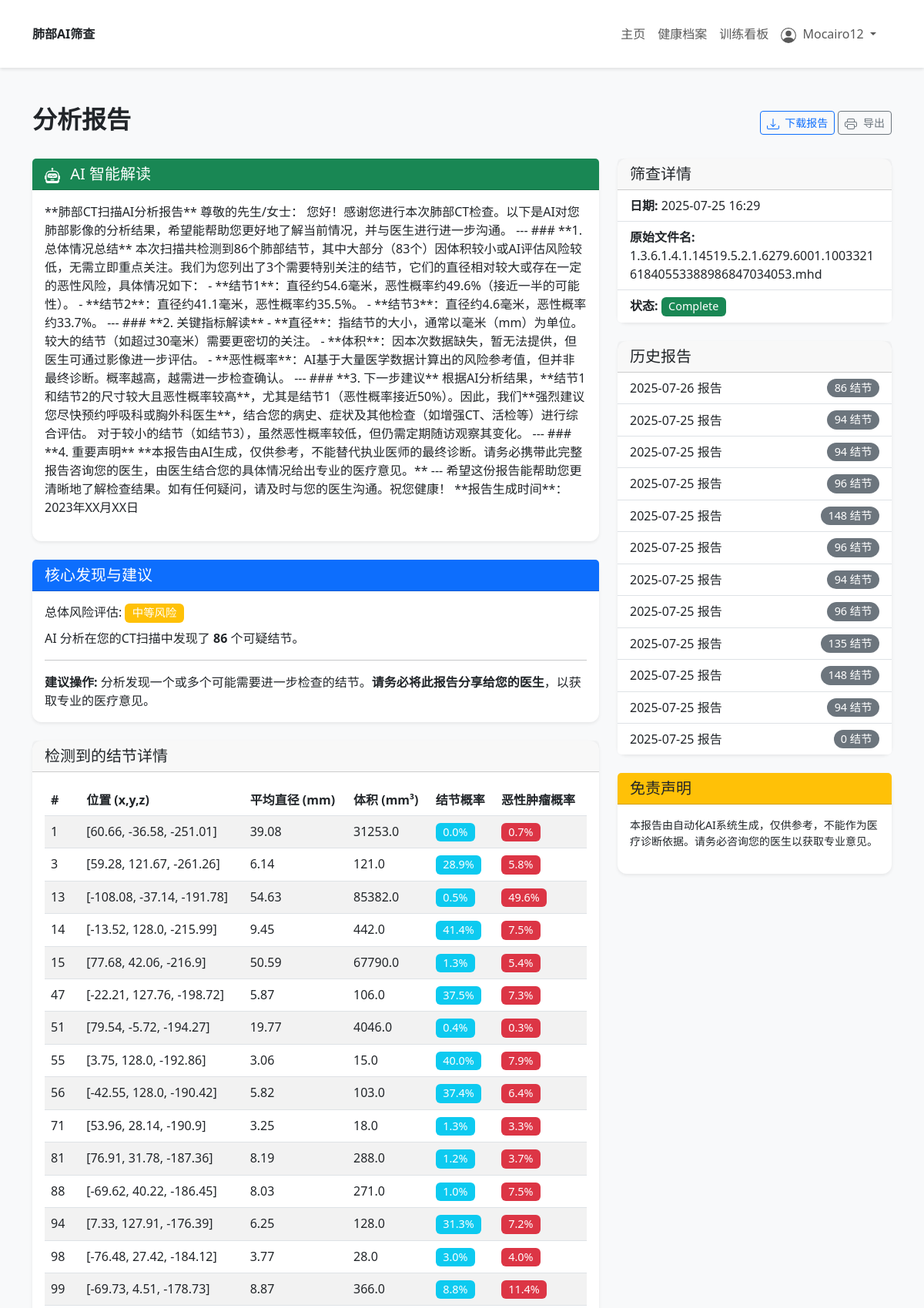
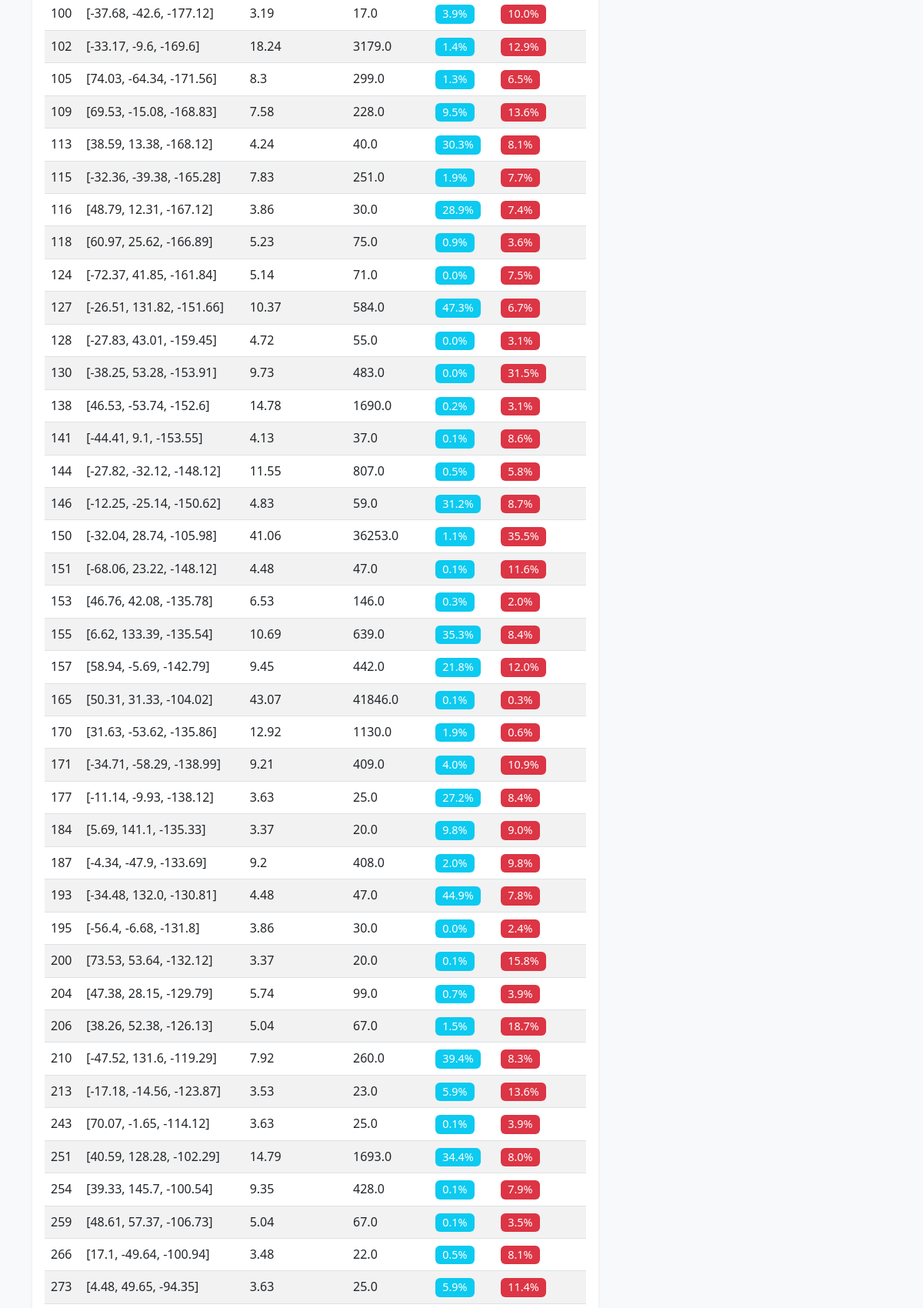
The page /report/12 (signed in, upper part) on the database its author committed (2 pictures, top to bottom).
### app/models.py (models this page shows, shortened)
class User(UserMixin, db.Model):
    id = db.Column(db.Integer, primary_key=True)
    username = db.Column(db.String(150), unique=True, nullable=False)
    password = db.Column(db.String(150), nullable=False)
    screenings = db.relationship('ScreeningSession', backref='user', lazy='dynamic')

class ScreeningSession(db.Model):
    id = db.Column(db.Integer, primary_key=True)
    user_id = db.Column(db.Integer, db.ForeignKey('user.id'), nullable=False)
    timestamp = db.Column(db.DateTime, index=True, default=datetime.utcnow)
    age = db.Column(db.Integer)
    gender = db.Column(db.String(50))
    smoking_status = db.Column(db.String(50))
    packs_per_day = db.Column(db.Integer, default=0)
    years_smoked = db.Column(db.Integer, default=0)
    pack_years = db.Column(db.Integer)
    family_history = db.Column(db.String(10))
    occupational_exposure = db.Column(db.String(10))
    previous_cancer_history = db.Column(db.String(10))
    original_filename = db.Column(db.String(256))
    saved_filename = db.Column(db.String(256)) # The secure filename saved on the server
    analysis_result = db.Column(JSON)
    status = db.Column(db.String(50), default='Pending Analysis') # e.g., Pending, Processing, Complete, Failed
    ai_summary = db.Column(db.Text)
    image_2d_slice_top = db.Column(db.String(256))
    image_2d_slice_center = db.Column(db.String(256))
    image_2d_slice_bottom = db.Column(db.String(256))
    image_3d_default = db.Column(db.String(256))
    image_3d_mip = db.Column(db.String(256))
    image_3d_iso = db.Column(db.String(256))

### app/views.py (the view)
@bp.route('/report/<int:screening_id>')
@login_required
def report(screening_id):
    screening = ScreeningSession.query.get_or_404(screening_id)
    if screening.user_id != current_user.id:
        flash('您无权查看此报告。')
        return redirect(url_for('main.health_profile'))
    historical_screenings = ScreeningSession.query.filter(
        ScreeningSession.user_id == current_user.id,
        ScreeningSession.id != screening_id
    ).order_by(ScreeningSession.timestamp.desc()).all()
    return render_template('report.html', title=f'报告 - {screening.timestamp.strftime("%Y-%m-%d")}', screening=screening, historical_screenings=historical_screenings)

### templates/report.html (shortened to what this page needs)
{% extends "base.html" %}
{% block content %}
<div class="container py-5">
    <div class="d-flex justify-content-between align-items-center mb-4 no-print">
        <h2 class="fw-bold">分析报告</h2>
        <div>
            <a href="{{ url_for('main.download_report', screening_id=screening.id) }}" class="btn btn-outline-primary btn-sm">
                下载报告
            </a>
            <button class="btn btn-outline-secondary btn-sm" onclick="window.print()">
                导出
            </button>
        </div>
    </div>
    <div class="row g-4">
        <div class="col-lg-8">
            {% if screening.ai_summary %}
            <div class="card shadow-sm mb-4">
                <div class="card-header bg-success text-white">
                    <h5 class="mb-0">
                        AI 智能解读
                    </h5>
                </div>
                <div class="card-body ai-summary-card">
                    <p>{{ screening.ai_summary }}</p>
                </div>
            </div>
            {% endif %}
            <div class="card shadow-sm mb-4">
                <div class="card-header bg-primary text-white">
                    <h5 class="mb-0">核心发现与建议</h5>
                </div>
                <div class="card-body">
                    {% if screening.analysis_result and screening.analysis_result.status == 'success' %}
                        {% set num_nodules = screening.analysis_result.nodules_found %}
                        <h6 class="card-title">总体风险评估:
                            {% if num_nodules == 0 %}<span class="badge bg-success">低风险</span>
                            {% elif num_nodules > 0 %}<span class="badge bg-warning">中等风险</span>
                            {% else %}<span class="badge bg-secondary">未知</span>
                            {% endif %}
                        </h6>
                        <p class="card-text">AI 分析在您的CT扫描中发现了 <strong>{{ num_nodules }}</strong> 个可疑结节。</p>
                        <hr>
                        <p class="mb-0"><strong>建议操作:</strong>
                            {% if num_nodules == 0 %}
                                根据本次分析，未发现可疑结节。我们建议您按照医疗服务提供者的建议继续进行定期检查。
                            {% else %}
                                分析发现一个或多个可能需要进一步检查的结节。<strong>请务必将此报告分享给您的医生</strong>，以获取专业的医疗意见。
                            {% endif %}
                        </p>
                    {% elif screening.status == 'Failed' %}
                        <p class="text-danger">分析失败。请查看详情面板获取更多信息。</p>
                    {% else %}
                        <p class="text-info">分析进行中。请稍后查看。</p>
                    {% endif %}
                </div>
            </div>
            <div class="card shadow-sm mb-4">
                <div class="card-header">
                    <h5 class="mb-0">检测到的结节详情</h5>
                </div>
                <div class="card-body">
                    {% if screening.analysis_result and screening.analysis_result.nodules %}
                        <div class="table-responsive">
                            <table class="table table-striped table-hover">
                                <thead>
                                    <tr>
                                        <th>#</th>
                                        <th>位置 (x,y,z)</th>
                                        <th>平均直径 (mm)</th>
                                        <th>体积 (mm³)</th>
                                        <th>结节概率</th>
                                        <th>恶性肿瘤概率</th>
                                    </tr>
                                </thead>
                                <tbody>
                                    {% for nodule in screening.analysis_result.nodules %}
                                    <tr>
                                        <td>{{ nodule.lesion_id }}</td>
                                        <td>{{ nodule.position }}</td>
                                        <td>{{ nodule.diameter_mm }}</td>
                                        <td>{{ nodule.size_mm3 }}</td>
                                        <td><span class="badge bg-info">{{ "%.1f%%" % (nodule.nodule_malignancy_prob * 100) }}</span></td>
                                        <td><span class="badge bg-danger">{{ "%.1f%%" % (nodule.tumor_malignancy_prob * 100) }}</span></td>
                                    </tr>
                                    {% endfor %}
                                </tbody>
                            </table>
                        </div>
                    {% else %}
                        <p>本次扫描未检测到可疑结节。</p>
                    {% endif %}
                </div>
            </div>
        </div>
        <div class="col-lg-4">
            <div class="card shadow-sm mb-4">
                <div class="card-header">
                    <h5 class="mb-0">筛查详情</h5>
                </div>
                <ul class="list-group list-group-flush">
                    <li class="list-group-item"><strong>日期:</strong> {{ screening.timestamp.strftime('%Y-%m-%d %H:%M') }}</li>
                    <li class="list-group-item"><strong>原始文件名:</strong> {{ screening.original_filename }}</li>
                    <li class="list-group-item"><strong>状态:</strong> <span class="badge bg-success">{{ screening.status }}</span></li>
                </ul>
            </div>
            <div class="card shadow-sm mb-4 historical-reports-card">
                <div class="card-header">
                    <h5 class="mb-0">历史报告</h5>
                </div>
                {% if historical_screenings %}
                <div class="list-group list-group-flush">
                    {% for old_screening in historical_screenings %}
                        <a href="{{ url_for('main.report', screening_id=old_screening.id) }}" class="list-group-item list-group-item-action d-flex justify-content-between align-items-center">
                            {{ old_screening.timestamp.strftime('%Y-%m-%d 报告') }}
                            <span class="badge bg-secondary rounded-pill">{{ old_screening.analysis_result.nodules_found|default(0, true) }} 结节</span>
                        </a>
                    {% endfor %}
                </div>
                {% else %}
                <div class="card-body">
                    <p class="small text-muted">未找到过往报告。</p>
                </div>
                {% endif %}
            </div>
            <div class="card shadow-sm">
                <div class="card-header bg-warning">
                    <h5 class="mb-0">免责声明</h5>
                </div>
                <div class="card-body">
                    <p class="small">本报告由自动化AI系统生成，仅供参考，不能作为医疗诊断依据。请务必咨询您的医生以获取专业意见。</p>
                </div>
            </div>
        </div>
    </div>
</div>
{% endblock %}

### templates/base.html (shortened to what this page needs)
<!doctype html>
<html lang="zh-CN">
  <head>
    <link href="https://cdn.jsdelivr.net/npm/bootstrap@5.3.0/dist/css/bootstrap.min.css" rel="stylesheet">
    <link href="{{ url_for('static', filename='css/style.css') }}" rel="stylesheet">
  </head>
  <body class="{{ body_class|default('main-bg') }}">
    {% block header %}
        {% if current_user.is_authenticated %}
        <header class="main-header">
            <div class="container d-flex justify-content-between align-items-center">
                <a class="navbar-brand" href="{{ url_for('main.index') }}">
                    <strong>肺部AI筛查</strong>
                </a>
                <nav class="navbar navbar-expand-lg navbar-light">
                    <div class="container-fluid">
                        <div class="collapse navbar-collapse" id="navbarNav">
                            <ul class="navbar-nav me-auto mb-2 mb-lg-0">
                                <li class="nav-item">
                                    <a class="nav-link {% if request.endpoint == 'main.index' %}active{% endif %}" aria-current="page" href="{{ url_for('main.index') }}">主页</a>
                                </li>
                                <li class="nav-item">
                                    <a class="nav-link" href="{{ url_for('main.health_profile') }}">健康档案</a>
                                </li>
                                <li class="nav-item">
                                    <a class="nav-link" href="{{ url_for('main.training_board') }}">训练看板</a>
                                </li>
                            </ul>
                            <ul class="navbar-nav ms-auto">
                                {% if current_user.is_authenticated %}
                                    <li class="nav-item dropdown">
                                        <a class="nav-link dropdown-toggle" href="#" id="navbarDropdown" role="button" data-bs-toggle="dropdown" aria-expanded="false">
                                            {{ current_user.username }}
                                        </a>
                                    </li>
                                {% else %}
                                    <li class="nav-item">
                                        <a href="{{ url_for('main.login') }}" class="btn btn-outline-primary btn-sm">登录</a>
                                    </li>
                                {% endif %}
                            </ul>
                        </div>
                    </div>
                </nav>
            </div>
        </header>
        {% endif %}
    {% endblock %}
    <main>
        {% block content %}{% endblock %}
    </main>
  </body>
</html>

### static/css/style.css (style rules this page uses)
html { height: 100%; }
body.main-bg { background-color: #f8f9fa; }
.main-header { background-color: #ffffff; box-shadow: 0 2px 4px rgba(0,0,0,.1); padding: 1rem 0; }
.card { border: none; border-radius: 0.75rem; }
.card.shadow-sm { box-shadow: 0 .125rem .25rem rgba(0,0,0,.075) !important; }
.card-header { border-top-left-radius: 0.75rem; border-top-right-radius: 0.75rem; font-weight: 500; }
.badge { font-size: 0.9em; font-weight: 500; }

### rows shown on the page
User: username "Mocairo12"
ScreeningSession: ai_summary "**肺部CT扫描AI分析报告** 尊敬的先生/女士： 您好！感谢您进行本次肺部CT检查。以下是AI对您肺部影像的分析结果，希望能帮助您更好地了解当前情况，并与医生进行进一步沟通。 --- ### **1. 总体情况总结** 本次扫描共检测到86个肺部结节，其中大部分（83个）因体积较小或AI评估风险较低，无需立即重点关注。我们为您列出了3个需要特别关注的结节，它们的直径相对较大或存在一定的恶性风险，具体情况如下： - **结节1**：直径约54.6毫米，恶性概率约49.6%（接近一半的可能性）。 - **结节2**：直径约41.1毫米，恶性概率约35.5%。 - **结节3**：直径约4.6毫米，恶性概率约33.7%。 --- ### **2. 关键指标解读** - **直径**：指结节的大小，通常以毫米（mm）为单位。较大的结节（如超过30毫米）需要更密切的关注。 - **体积**：因本次数据缺失，暂无法提供，但医生可通过影像进一步评估。 - **恶性概率**：AI基于大量医学数据计算出的风险参考值，但并非最终诊断。概率越高，越需进一步检查确认。 --- ### **3. 下一步建议** 根据AI分析结果，**结节1和结节2的尺寸较大且恶性概率较高**，尤其是结节1（恶性概率接近50%）。因此，我们**强烈建议您尽快预约呼吸科或胸外科医生**，结合您的病史、症状及其他检查（如增强CT、活检等）进行综合评估。 对于较小的结节（如结节3），虽然恶性概率较低，但仍需定期随访观察其变化。 --- ### **4. 重要声明**…", timestamp "2025-07-25 16:29", original_filename "1.3.6.1.4.1.14519.5.2.1.6279.6001.100332161840553388986847034053.mhd", status "Complete"
ScreeningSession: timestamp "2025-07-26 报告", analysis_result.nodules_found "86"
ScreeningSession: timestamp "2025-07-25 报告", analysis_result.nodules_found "94"
ScreeningSession: timestamp "2025-07-25 报告", analysis_result.nodules_found "94"
ScreeningSession: timestamp "2025-07-25 报告", analysis_result.nodules_found "96"
ScreeningSession: timestamp "2025-07-25 报告", analysis_result.nodules_found "148"
ScreeningSession: timestamp "2025-07-25 报告", analysis_result.nodules_found "96"
ScreeningSession: timestamp "2025-07-25 报告", analysis_result.nodules_found "94"
ScreeningSession: timestamp "2025-07-25 报告", analysis_result.nodules_found "96"
ScreeningSession: timestamp "2025-07-25 报告", analysis_result.nodules_found "135"
ScreeningSession: timestamp "2025-07-25 报告", analysis_result.nodules_found "148"
ScreeningSession: timestamp "2025-07-25 报告", analysis_result.nodules_found "94"
ScreeningSession: timestamp "2025-07-25 报告", analysis_result.nodules_found "0"

### other values the page prints
{{ num_nodules }} "86"
{{ nodule.lesion_id }} "1" "3" "13" "14" "15" "47" "51" "55" "56" "71" "81" "88" "94" "98" "99" "100" "102" "105" "109" "113" "115" "116" "118" "124" "127" "128" "130" "138" "141" "144" "146" "150" "151" "153" "155" "157" "165" "170" "171" "177" "184" "187" "193" "195" "200" "204" "206" "210" "213" "243" "251" "254" "259" "266" "273"
{{ nodule.position }} "[60.66, -36.58, -251.01]" "[59.28, 121.67, -261.26]" "[-108.08, -37.14, -191.78]" "[-13.52, 128.0, -215.99]" "[77.68, 42.06, -216.9]" "[-22.21, 127.76, -198.72]" "[79.54, -5.72, -194.27]" "[3.75, 128.0, -192.86]" "[-42.55, 128.0, -190.42]" "[53.96, 28.14, -190.9]" "[76.91, 31.78, -187.36]" "[-69.62, 40.22, -186.45]" "[7.33, 127.91, -176.39]" "[-76.48, 27.42, -184.12]" "[-69.73, 4.51, -178.73]" "[-37.68, -42.6, -177.12]" "[-33.17, -9.6, -169.6]" "[74.03, -64.34, -171.56]" "[69.53, -15.08, -168.83]" "[38.59, 13.38, -168.12]" "[-32.36, -39.38, -165.28]" "[48.79, 12.31, -167.12]" "[60.97, 25.62, -166.89]" "[-72.37, 41.85, -161.84]" "[-26.51, 131.82, -151.66]" "[-27.83, 43.01, -159.45]" "[-38.25, 53.28, -153.91]" "[46.53, -53.74, -152.6]" "[-44.41, 9.1, -153.55]" "[-27.82, -32.12, -148.12]" "[-12.25, -25.14, -150.62]" "[-32.04, 28.74, -105.98]" "[-68.06, 23.22, -148.12]" "[46.76, 42.08, -135.78]" "[6.62, 133.39, -135.54]" "[58.94, -5.69, -142.79]" "[50.31, 31.33, -104.02]" "[31.63, -53.62, -135.86]" "[-34.71, -58.29, -138.99]" "[-11.14, -9.93, -138.12]" "[5.69, 141.1, -135.33]" "[-4.34, -47.9, -133.69]" "[-34.48, 132.0, -130.81]" "[-56.4, -6.68, -131.8]" "[73.53, 53.64, -132.12]" "[47.38, 28.15, -129.79]" "[38.26, 52.38, -126.13]" "[-47.52, 131.6, -119.29]" "[-17.18, -14.56, -123.87]" "[70.07, -1.65, -114.12]" "[40.59, 128.28, -102.29]" "[39.33, 145.7, -100.54]" "[48.61, 57.37, -106.73]" "[17.1, -49.64, -100.94]" "[4.48, 49.65, -94.35]"
{{ nodule.diameter_mm }} "39.08" "6.14" "54.63" "9.45" "50.59" "5.87" "19.77" "3.06" "5.82" "3.25" "8.19" "8.03" "6.25" "3.77" "8.87" "3.19" "18.24" "8.3" "7.58" "4.24" "7.83" "3.86" "5.23" "5.14" "10.37" "4.72" "9.73" "14.78" "4.13" "11.55" "4.83" "41.06" "4.48" "6.53" "10.69" "9.45" "43.07" "12.92" "9.21" "3.63" "3.37" "9.2" "4.48" "3.86" "3.37" "5.74" "5.04" "7.92" "3.53" "3.63" "14.79" "9.35" "5.04" "3.48" "3.63"
{{ nodule.size_mm3 }} "31253.0" "121.0" "85382.0" "442.0" "67790.0" "106.0" "4046.0" "15.0" "103.0" "18.0" "288.0" "271.0" "128.0" "28.0" "366.0" "17.0" "3179.0" "299.0" "228.0" "40.0" "251.0" "30.0" "75.0" "71.0" "584.0" "55.0" "483.0" "1690.0" "37.0" "807.0" "59.0" "36253.0" "47.0" "146.0" "639.0" "442.0" "41846.0" "1130.0" "409.0" "25.0" "20.0" "408.0" "47.0" "30.0" "20.0" "99.0" "67.0" "260.0" "23.0" "25.0" "1693.0" "428.0" "67.0" "22.0" "25.0"
{{ "%.1f%%" % (nodule.nodule_malignancy_prob * 100) }} "0.0%" "28.9%" "0.5%" "41.4%" "1.3%" "37.5%" "0.4%" "40.0%" "37.4%" "1.3%" "1.2%" "1.0%" "31.3%" "3.0%" "8.8%" "3.9%" "1.4%" "1.3%" "9.5%" "30.3%" "1.9%" "28.9%" "0.9%" "0.0%" "47.3%" "0.0%" "0.0%" "0.2%" "0.1%" "0.5%" "31.2%" "1.1%" "0.1%" "0.3%" "35.3%" "21.8%" "0.1%" "1.9%" "4.0%" "27.2%" "9.8%" "2.0%" "44.9%" "0.0%" "0.1%" "0.7%" "1.5%" "39.4%" "5.9%" "0.1%" "34.4%" "0.1%" "0.1%" "0.5%" "5.9%"
{{ "%.1f%%" % (nodule.tumor_malignancy_prob * 100) }} "0.7%" "5.8%" "49.6%" "7.5%" "5.4%" "7.3%" "0.3%" "7.9%" "6.4%" "3.3%" "3.7%" "7.5%" "7.2%" "4.0%" "11.4%" "10.0%" "12.9%" "6.5%" "13.6%" "8.1%" "7.7%" "7.4%" "3.6%" "7.5%" "6.7%" "3.1%" "31.5%" "3.1%" "8.6%" "5.8%" "8.7%" "35.5%" "11.6%" "2.0%" "8.4%" "12.0%" "0.3%" "0.6%" "10.9%" "8.4%" "9.0%" "9.8%" "7.8%" "2.4%" "15.8%" "3.9%" "18.7%" "8.3%" "13.6%" "3.9%" "8.0%" "7.9%" "3.5%" "8.1%" "11.4%"
